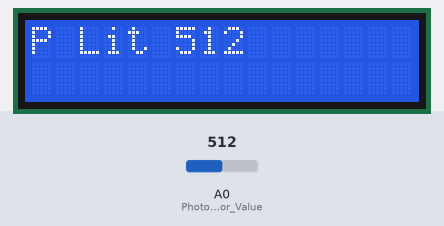
The sketch below on a simulated Arduino Uno, built with avr-gcc and run on an emulated ATmega328P. Parts: 16×2 character LCD. The inputs (shaded band) are chosen by the test bench; at power-on: A0 (Photo_Resistor_Value) = 512. What the sketch prints to the serial monitor is not drawn.

Above: at 1.2 s.
1.3 s: A0 (Photo_Resistor_Value) set to 490
At 2.8 s:
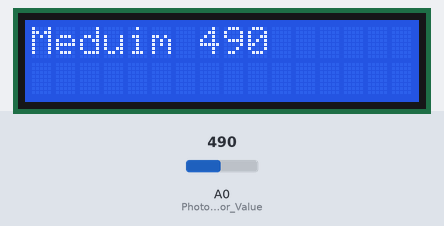
5.4 s: A0 (Photo_Resistor_Value) set to 320
At 6.8 s:
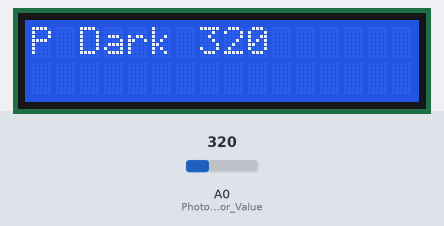
9.5 s: A0 (Photo_Resistor_Value) set to 90
At 10.4 s:
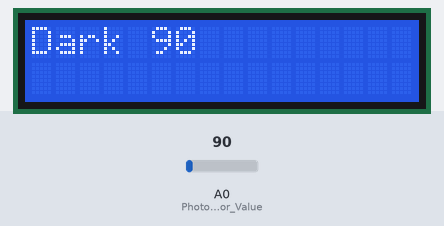
13.6 s: A0 (Photo_Resistor_Value) set to 710
At 14.9 s:
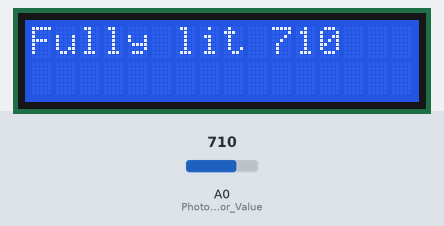
Timing chart, 0 to 16.6 s (numbered marks = the images above; inputs shaded):
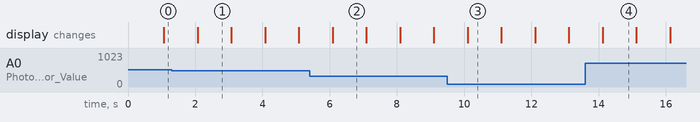

Measured:
- after the input at 1.3 s, the display: first differs from a run without the input after 0.77 s (image 1)
- after the input at 5.4 s, the display: first differs from a run without the input after 0.69 s (image 2)
- after the input at 9.5 s, the display: first differs from a run without the input after 0.60 s (image 3)
- after the input at 13.6 s, the display: first differs from a run without the input after 0.52 s (image 4)
- what the display in image 1 shows lasts 1.0 s, from 2.1 s to 3.1 s

The sketch:

CS362_atank2_Lab4.ino
```cpp
// Ankita Tank - 650388695

// LAB 4 - Checking the Brightness using a Photoresistor

// Create a circuit and sketch that will use a photoresistor and the 16x2 display.
// The display should state the relative amount of light in the room (dark, partially dark, medium, partially light, fully lit.)
// in the room, or fully lit, or somewhere in between should be displayed based on the value read from the photocell.
// This involves you determining the range of values the photoresistor provides and then making reasonable ranges for the values being considered.

// Include any assumptions you may have made, what do you expect from the hardware, pinouts, particular arduino versions, etc.
// NO ASSUMPTION

// References - where did you find code snippets, ideas, inspirations? if no references used say: "no references used"
// https://www.arduino.cc/en/Tutorial/LiquidCrystalScroll
// https://learn.adafruit.com/photocells
// http://playground.arduino.cc/Learning/PhotoResistor

#include <LiquidCrystal.h>

int Photo_Resistor_Value = 0;

LiquidCrystal LCD(12, 11, 5, 4, 3, 2);


//Set up the LCD
void setup()
{
  LCD.begin(16, 2);
  Serial.begin(9600);
}

void loop()
{
  int Brightness_Value = analogRead(Photo_Resistor_Value);
  LCD.setCursor(0, 0);
  Serial.println(Brightness_Value);

  // For if the room is Dark
  // Range <100
  if (Brightness_Value < 100)
  {
    LCD.print("Dark " + String(Brightness_Value));
  }

  // For if the room is Partial Dark
  // Range >100 but less than 330
  else if (Brightness_Value > 100 && Brightness_Value < 330)
  {
    LCD.print("P Dark " + String(Brightness_Value));
  }

  // For if the room is Meduim
  // Range >330 but < 500
  else if (Brightness_Value > 330 && Brightness_Value <= 500)
  {
    LCD.print("Meduim " + String(Brightness_Value));
  }

  // For if the room is Partially lit
  // Range <700 but greater than 500
  else if (Brightness_Value > 500 && Brightness_Value <= 700)
  {
    LCD.print("P Lit " + String(Brightness_Value));
  }

  // For if the room is Fully Lit
  // Range < 1023 (max rangeof the photo resister reading) but > 700
  else if (Brightness_Value <= 1023 || Brightness_Value > 700)
  {
    LCD.print("Fully lit " + String(Brightness_Value));
  }

  delay(1000);
  LCD.clear();
}
```
